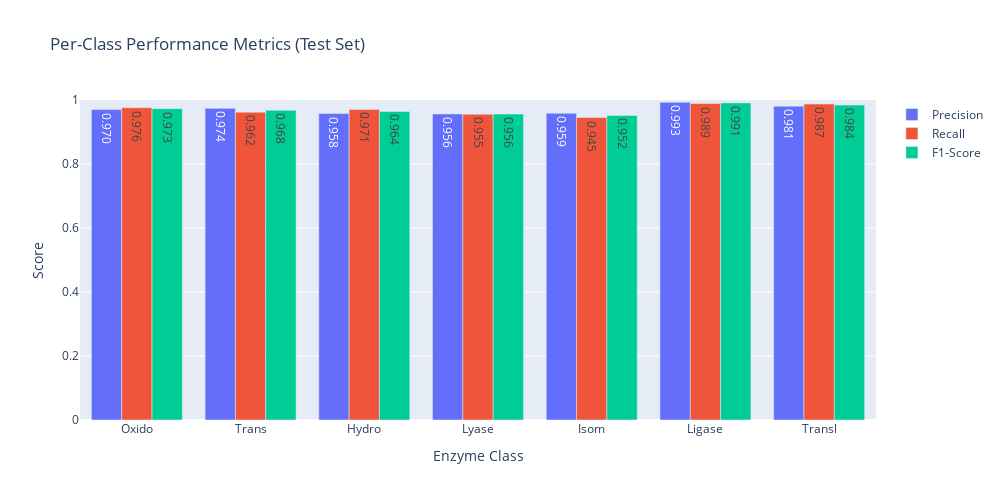

This figure's notebook cell:
### Code cell
print("\n=== VISUALIZING PER-CLASS PERFORMANCE ===")

fig = go.Figure()

fig.add_trace(go.Bar(
    name='Precision',
    x=ec_names_short,
    y=test_perclass_df['Precision'],
    text=[f'{v:.3f}' for v in test_perclass_df['Precision']],
    textposition='auto',
))

fig.add_trace(go.Bar(
    name='Recall',
    x=ec_names_short,
    y=test_perclass_df['Recall'],
    text=[f'{v:.3f}' for v in test_perclass_df['Recall']],
    textposition='auto',
))

fig.add_trace(go.Bar(
    name='F1-Score',
    x=ec_names_short,
    y=test_perclass_df['F1'],
    text=[f'{v:.3f}' for v in test_perclass_df['F1']],
    textposition='auto',
))

fig.update_layout(
    title='Per-Class Performance Metrics (Test Set)',
    xaxis_title='Enzyme Class',
    yaxis_title='Score',
    yaxis=dict(range=[0, 1]),
    barmode='group',
    width=1000,
    height=500
)

fig.show()
print("✓ Per-class performance visualization complete")

### Figure 1 — Plotly figure (JSON) as saved in the notebook; plotly's stock layout.template omitted (floating-point values rounded to 4 significant figures)
{"data": [{"name": "Precision", "text": ["0.970", "0.974", "0.958", "0.956", "0.959", "0.993", "0.981"], "textposition": "auto", "type": "bar", "x": ["Oxido", "Trans", "Hydro", "Lyase", "Isom", "Ligase", "Transl"], "y": [0.97, 0.9739, 0.9577, 0.9564, 0.9586, 0.993, 0.9809]}, {"name": "Recall", "text": ["0.976", "0.962", "0.971", "0.955", "0.945", "0.989", "0.987"], "textposition": "auto", "type": "bar", "x": ["Oxido", "Trans", "Hydro", "Lyase", "Isom", "Ligase", "Transl"], "y": [0.976, 0.9618, 0.9707, 0.9554, 0.9452, 0.9889, 0.9873]}, {"name": "F1-Score", "text": ["0.973", "0.968", "0.964", "0.956", "0.952", "0.991", "0.984"], "textposition": "auto", "type": "bar", "x": ["Oxido", "Trans", "Hydro", "Lyase", "Isom", "Ligase", "Transl"], "y": [0.973, 0.9678, 0.9641, 0.9559, 0.9518, 0.991, 0.9841]}], "layout": {"barmode": "group", "height": 500, "title": {"text": "Per-Class Performance Metrics (Test Set)"}, "width": 1000, "xaxis": {"title": {"text": "Enzyme Class"}}, "yaxis": {"range": [0, 1], "title": {"text": "Score"}}}}
